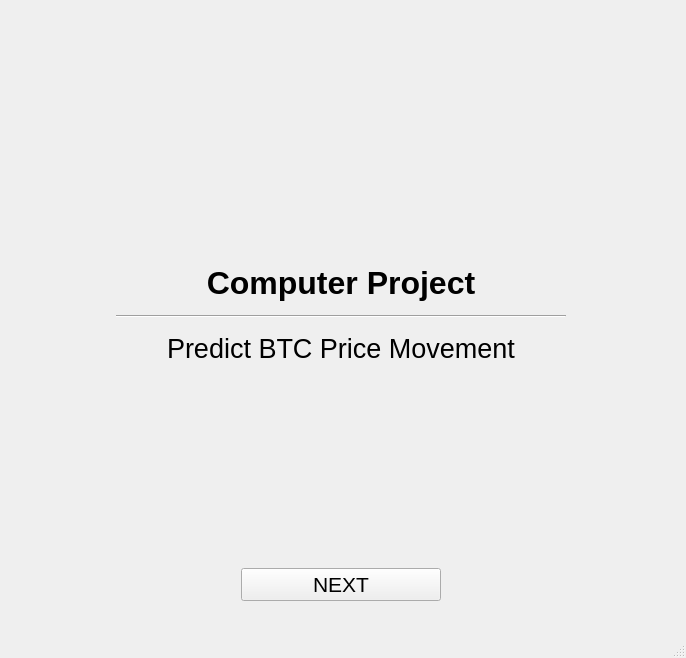
<?xml version="1.0" encoding="UTF-8"?>
<ui version="4.0">
 <class>FirstWindow</class>
 <widget class="QMainWindow" name="FirstWindow">
  <property name="geometry">
   <rect>
    <x>0</x>
    <y>0</y>
    <width>686</width>
    <height>658</height>
   </rect>
  </property>
  <property name="windowTitle">
   <string>MainWindow</string>
  </property>
  <property name="windowIcon">
   <iconset>
    <normaloff>../img/ytu_logo.png</normaloff>../img/ytu_logo.png</iconset>
  </property>
  <property name="iconSize">
   <size>
    <width>36</width>
    <height>36</height>
   </size>
  </property>
  <widget class="QWidget" name="centralwidget">
   <widget class="QWidget" name="layoutWidget">
    <property name="geometry">
     <rect>
      <x>30</x>
      <y>40</y>
      <width>622</width>
      <height>561</height>
     </rect>
    </property>
    <layout class="QVBoxLayout" name="verticalLayout_2">
     <item>
      <layout class="QHBoxLayout" name="horizontalLayout_2">
       <item>
        <spacer name="horizontalSpacer">
         <property name="orientation">
          <enum>Qt::Horizontal</enum>
         </property>
         <property name="sizeHint" stdset="0">
          <size>
           <width>40</width>
           <height>20</height>
          </size>
         </property>
        </spacer>
       </item>
       <item>
        <widget class="QLabel" name="LogoQLabel">
         <property name="maximumSize">
          <size>
           <width>300</width>
           <height>300</height>
          </size>
         </property>
         <property name="autoFillBackground">
          <bool>false</bool>
         </property>
         <property name="text">
          <string/>
         </property>
         <property name="pixmap">
          <pixmap>../img/ytu_logo.png</pixmap>
         </property>
         <property name="scaledContents">
          <bool>true</bool>
         </property>
        </widget>
       </item>
       <item>
        <spacer name="horizontalSpacer_2">
         <property name="orientation">
          <enum>Qt::Horizontal</enum>
         </property>
         <property name="sizeHint" stdset="0">
          <size>
           <width>40</width>
           <height>20</height>
          </size>
         </property>
        </spacer>
       </item>
      </layout>
     </item>
     <item>
      <layout class="QVBoxLayout" name="verticalLayout"/>
     </item>
     <item>
      <spacer name="verticalSpacer_5">
       <property name="orientation">
        <enum>Qt::Vertical</enum>
       </property>
       <property name="sizeHint" stdset="0">
        <size>
         <width>17</width>
         <height>13</height>
        </size>
       </property>
      </spacer>
     </item>
     <item>
      <widget class="QLabel" name="CourseQLabel">
       <property name="font">
        <font>
         <pointsize>24</pointsize>
         <weight>75</weight>
         <bold>true</bold>
        </font>
       </property>
       <property name="text">
        <string>Computer Project</string>
       </property>
       <property name="alignment">
        <set>Qt::AlignCenter</set>
       </property>
      </widget>
     </item>
     <item>
      <layout class="QHBoxLayout" name="horizontalLayout_3">
       <item>
        <spacer name="horizontalSpacer_5">
         <property name="orientation">
          <enum>Qt::Horizontal</enum>
         </property>
         <property name="sizeHint" stdset="0">
          <size>
           <width>78</width>
           <height>20</height>
          </size>
         </property>
        </spacer>
       </item>
       <item>
        <widget class="Line" name="line">
         <property name="minimumSize">
          <size>
           <width>450</width>
           <height>0</height>
          </size>
         </property>
         <property name="orientation">
          <enum>Qt::Horizontal</enum>
         </property>
        </widget>
       </item>
       <item>
        <spacer name="horizontalSpacer_4">
         <property name="orientation">
          <enum>Qt::Horizontal</enum>
         </property>
         <property name="sizeHint" stdset="0">
          <size>
           <width>78</width>
           <height>20</height>
          </size>
         </property>
        </spacer>
       </item>
      </layout>
     </item>
     <item>
      <widget class="QLabel" name="ProgramQLabel">
       <property name="font">
        <font>
         <pointsize>20</pointsize>
        </font>
       </property>
       <property name="text">
        <string>Predict BTC Price Movement</string>
       </property>
       <property name="alignment">
        <set>Qt::AlignCenter</set>
       </property>
      </widget>
     </item>
     <item>
      <spacer name="verticalSpacer_3">
       <property name="orientation">
        <enum>Qt::Vertical</enum>
       </property>
       <property name="sizeHint" stdset="0">
        <size>
         <width>20</width>
         <height>13</height>
        </size>
       </property>
      </spacer>
     </item>
     <item>
      <layout class="QHBoxLayout" name="horizontalLayout">
       <item>
        <spacer name="horizontalSpacer_6">
         <property name="orientation">
          <enum>Qt::Horizontal</enum>
         </property>
         <property name="sizeHint" stdset="0">
          <size>
           <width>40</width>
           <height>20</height>
          </size>
         </property>
        </spacer>
       </item>
       <item>
        <widget class="QPushButton" name="NextQPushButton">
         <property name="minimumSize">
          <size>
           <width>200</width>
           <height>30</height>
          </size>
         </property>
         <property name="maximumSize">
          <size>
           <width>200</width>
           <height>90</height>
          </size>
         </property>
         <property name="font">
          <font>
           <pointsize>16</pointsize>
          </font>
         </property>
         <property name="text">
          <string>NEXT</string>
         </property>
        </widget>
       </item>
       <item>
        <spacer name="horizontalSpacer_3">
         <property name="orientation">
          <enum>Qt::Horizontal</enum>
         </property>
         <property name="sizeHint" stdset="0">
          <size>
           <width>40</width>
           <height>20</height>
          </size>
         </property>
        </spacer>
       </item>
      </layout>
     </item>
    </layout>
   </widget>
  </widget>
  <widget class="QMenuBar" name="menubar">
   <property name="geometry">
    <rect>
     <x>0</x>
     <y>0</y>
     <width>686</width>
     <height>21</height>
    </rect>
   </property>
  </widget>
  <widget class="QStatusBar" name="statusbar"/>
 </widget>
 <resources/>
 <connections/>
</ui>
